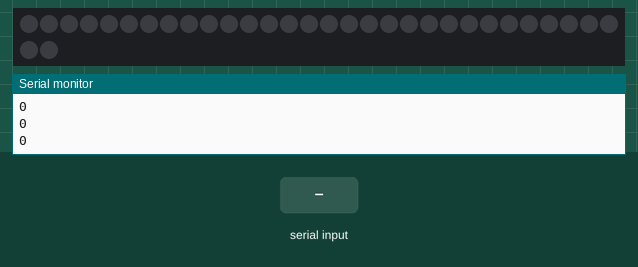
This sketch was run on a simulated Arduino Uno, built with avr-gcc and run on an emulated ATmega328P. On the bench: 32 RGB LEDs in strip order, left to right, continuing on the next row, the last lines printed to the serial monitor. The inputs (shaded band) are chosen by the test bench. Dim RGB values are drawn brighter than linear.

Above: at 1.2 s.
1.3 s: "r" received over Serial
At 2.3 s:
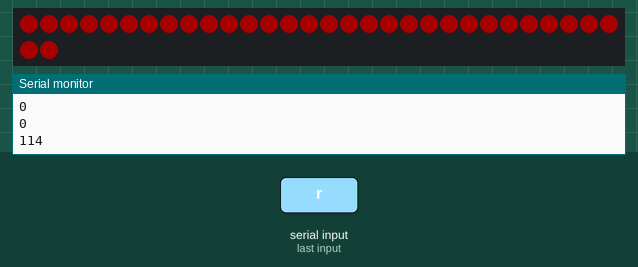
3.9 s: "g" received over Serial
At 6.8 s:
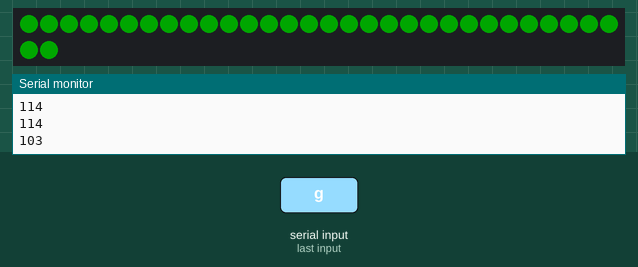
6.9 s: "b" received over Serial
At 9.3 s:
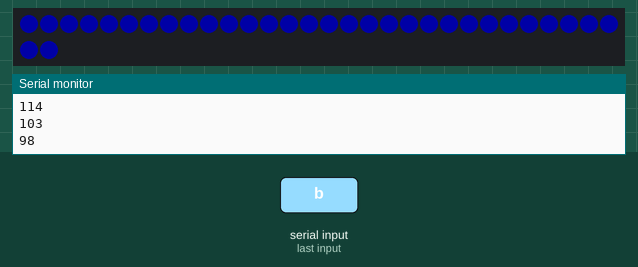
9.9 s: "y" received over Serial
At 11.6 s:
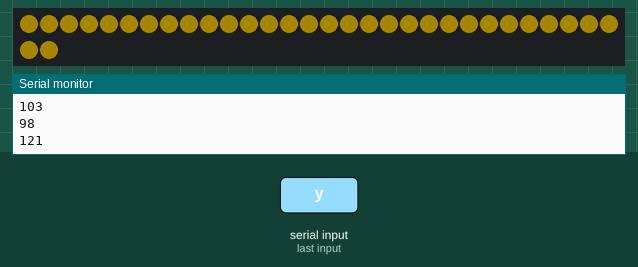
12.9 s: "p" received over Serial
At 14.0 s:
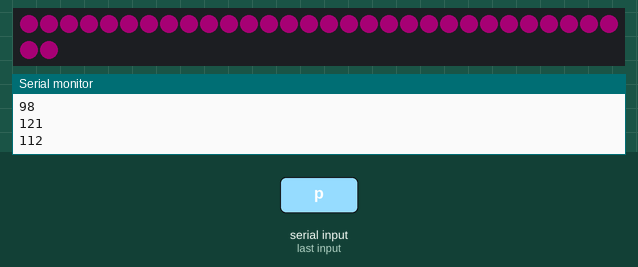
15.6 s: "a" received over Serial
Timing chart, 0 to 18.6 s (numbered marks = the images above; inputs shaded):
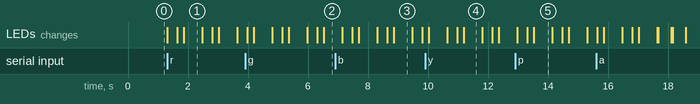

The sketch:

ringColorWipe.ino
```cpp
#include <Adafruit_NeoPixel.h>

#define DATAPIN 6
#define NUMLEDS 32
#define BRIGHTNESS 40
#define DURATION 35
#define DURATION1 80
#define DELAY_ANIM 5000

Adafruit_NeoPixel leds = Adafruit_NeoPixel(NUMLEDS, DATAPIN, NEO_GRB + NEO_KHZ800);

char color;

void setup() {
  Serial.begin(9600);
  leds.begin();
  leds.setBrightness(BRIGHTNESS);
  leds.show();
}

void loop() {

    startAnimation();
}

void startAnimation() {

  //theaterChase(255,0,0);
  if (Serial.available() > 0) {
    //color = (char)Serial.read();
    switch(Serial.read()){

  case 'r':
  color = 'r';
  break;

  case 'g':
  color = 'g';
  break;

  case 'b':
  color = 'b';
  break;

  case 'y':
  color = 'y';
  break;

  case 'p':
  color = 'p';
  break;

  case 'a':
  color = 'a';
  break;

  case 'o':
  color = 'o';
  break;

  case 'c':
  color = 'c';
  break;

  case 'v':
  color = 'v';
  break;

    }
  }

  Serial.println((byte)color);
  if (color == 'r') {
    colorWipe(255, 0, 0);
    //Serial.println("color wipe red");
  }
  if (color == 'g') {
    colorWipe(0, 255, 0);
    //Serial.println(" color wipe green");
  }
  if (color == 'b') {
    colorWipe(0, 0, 255);
    //Serial.println("color wipe blue");
  }
  if (color == 'y') {
    colorWipe(255, 204, 0);
    //Serial.println("color wipe yellow");
  }
  if (color == 'p') {
    colorWipe(255, 0, 180);
    //Serial.println("color wipe pink");
  }
  if (color == 'a') {
    theaterChase(172, 230, 0);
    //Serial.println("theater chase anis");
  }
  if (color == 'o') {
    theaterChase(255, 51, 0);
    //Serial.println("theater chase orange");
  }
  if (color == 'c') {
    theaterChase(0, 255, 255);
    //Serial.println("theater chase cyan");
  }
  if (color == 'v') {
    theaterChase(153, 0, 255);
    //Serial.println("theater chase violet");
  }
}

void colorWipe(byte red, byte green, byte blue) {


    for (int i = 0; i < NUMLEDS; i++) {
      leds.setPixelColor(i, red, green, blue);
      leds.setPixelColor(NUMLEDS - 1 - i, red, green, blue);
      leds.show();
      delay(DURATION);
    }

    for (int i = NUMLEDS - 1; i >= 0; i--) {
      leds.setPixelColor(NUMLEDS - 1 - i, 0, 0, 0);
      leds.setPixelColor(i, 0, 0, 0);
      leds.show();
      delay(DURATION);
    }


}

void theaterChase(byte red, byte green, byte blue) {

    for (byte q = 0; q < 3; q++) {
      for (byte i = 0; i < NUMLEDS; i = i + 3) {
        leds.setPixelColor(i + q, red, green, blue); //turn every third pixel on
      }
      leds.show();

      delay(DURATION);

      for (byte i = 0; i < NUMLEDS; i = i + 3) {
        leds.setPixelColor(i + q, 0, 0, 0);    //turn every third pixel off
      }
      leds.show();
      delay(DURATION1);
    }
}
```

Measured:
- after the input at 1.3 s, the LEDs: first change at once (image 1 shows a later state)
- after the input at 3.9 s, the LEDs: first differ from a run without the input after 2.1 s (image 2 shows a later state)
- after the input at 6.9 s, the LEDs: first differ from a run without the input after 1.4 s (image 3 shows a later state)
- after the input at 9.9 s, the LEDs: first differ from a run without the input after 0.74 s (image 4 shows a later state)
- after the input at 12.9 s, the LEDs: first change after 0.07 s (image 5 shows a later state)
